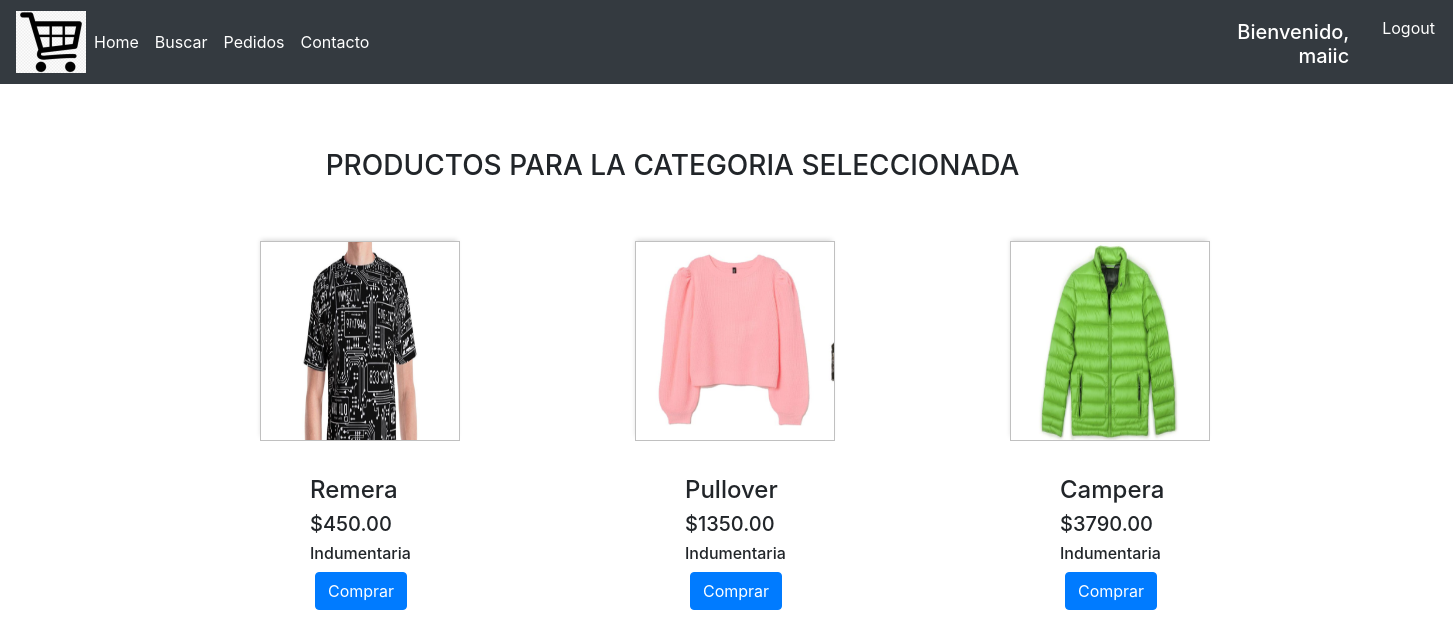
Page /producto_filtrado/1/ (signed in) on the committed database.
### blog/models.py (models this page shows, shortened)
class Producto(models.Model):
    nombre = models.CharField(max_length=50)
    imagen = models.ImageField(null=True, blank=True)
    precio = models.DecimalField(max_digits=8, decimal_places=2)
    descripcion = models.TextField()
    id_categoria = models.ForeignKey(Categoria, on_delete=models.CASCADE)
    @property
    def imagenURL(self):
        try:
            url= self.imagen.url
        except:
            url= ''
        return url

class Categoria(models.Model):
    id_categoria = models.AutoField(primary_key=True)
    nombre = models.TextField()

### blog/views.py (the view)
# urls.py: path('producto_filtrado/<pk>/', views.producto_filtrado, name='producto_filtrado'),
@login_required
def producto_filtrado(request, pk=None):
    id = Categoria.objects.get(id_categoria=pk)
    cat_pro = Producto.objects.filter(id_categoria=id)
    context = {'cat_pro':cat_pro}
    return render(request, 'blog/producto_filtrado.html', context )

### blog/templates/blog/producto_filtrado.html
{%  extends 'blog/main.html' %}
{% load static %}
{% block content %}
<div class="container">
	<h3 class="title">PRODUCTOS PARA LA CATEGORIA SELECCIONADA</h3>
	<div class="row justify-content-center">
	{%for cpro in cat_pro %}
	    <div class="col-md-4">
	    	<div class="product-filtrado">
	    		<img src="{{cpro.imagenURL}}" class="thumbnail">
	    		<h4 class="subtitles">{{cpro.nombre }}</h4>
	    		<h5 class="subtitles">${{cpro.precio}}</h5>
	    		<h6 class="subtitles">{{cpro.id_categoria.nombre}}</h6>
	    		<button data-product={{cpro.id}} data-action="add" class="btn btn-primary add-btn update-cart" id="btn-buy">Comprar</button>
	    	</div>
	    </div>
	{% endfor %}
	</div>
</div>
{% endblock %}

### blog/templates/blog/navbar.html (shortened to what this page needs)
{% load static %}
<nav class="navbar navbar-expand-lg navbar-dark bg-dark">
 <img src="{% static 'img/carrito.png' %}">
  <div class="collapse navbar-collapse" id="navbarNav">
    <div class="menu-princ">
      <ul class="navbar-nav">
        <li class="nav-item active">
          <a class="nav-link" href="{%url 'home'%}">Home</a>
        </li>
        <li class="nav-item active">
          <a class="nav-link" href="{%url 'producto'%}">Buscar</a>
        </li>
          <li class="nav-item active">
          <a class="nav-link" href="{%url 'pedido'%}">Pedidos</a>
        </li>
        <li class="nav-item active">
          <a class="nav-link" href="{%url 'contacto'%}">Contacto</a>
        </li>
      </ul>
    </div>
    <div class="menu-logout">
      <ul class="navbar-nav">
        <li class="nav-item active">
          <h5> Bienvenido, {{user.username}} </h5>
        </li>
        <li class="nav-item active">
          <a class="nav-link" href="{%url 'logout'%}">Logout</a>
        </li>
      </ul>
    </div>
  </div>
</nav>

### blog/static/css/main.css (style rules this page uses)
.menu-logout h5 { color: white; text-align: right; padding-right: 10px; padding-top: 7px; }
.menu-logout .navbar-nav { padding-left: 850px; }
h3 { margin-left: 0px; margin-top: 0px; }
.title { text-align: center; margin-left: 190px; }
h4, h5, h6 { margin-left: 10px; margin-right:15px; margin-top: 5px; text-align: center; }
.subtitles { margin-left: 80px; }
.container { width: 100%; height: 600px; margin-top: 25px; display: inline-block; padding-top: 40px; padding-left: 30px; }
.product-filtrado { margin-left: 200px; }
.thumbnail { width: 200px; height: 200px; margin-top: 50px; margin-bottom: 30px; margin-left: 30px; margin-right: 30px; border: silver 1px solid; -webkit-box-shadow: -1px -3px 5px -2px rgba(214,214,214,1); -moz-box-shadow: -1px -3px 5px -2px rgba(214,214,214,1); box-shadow: -1px -3px 5px -2px rgba(214,214,214,1); }
#btn-buy { margin-left: 85px; }

### rows in the picture
Producto: imagenURL (picture), nombre "Remera", precio "450.00", id_categoria.nombre "Indumentaria"
Producto: imagenURL (picture), nombre "Pullover", precio "1350.00", id_categoria.nombre "Indumentaria"
Producto: imagenURL (picture), nombre "Campera", precio "3790.00", id_categoria.nombre "Indumentaria"

### other values in the picture
{{ user.username }} "maiic"
